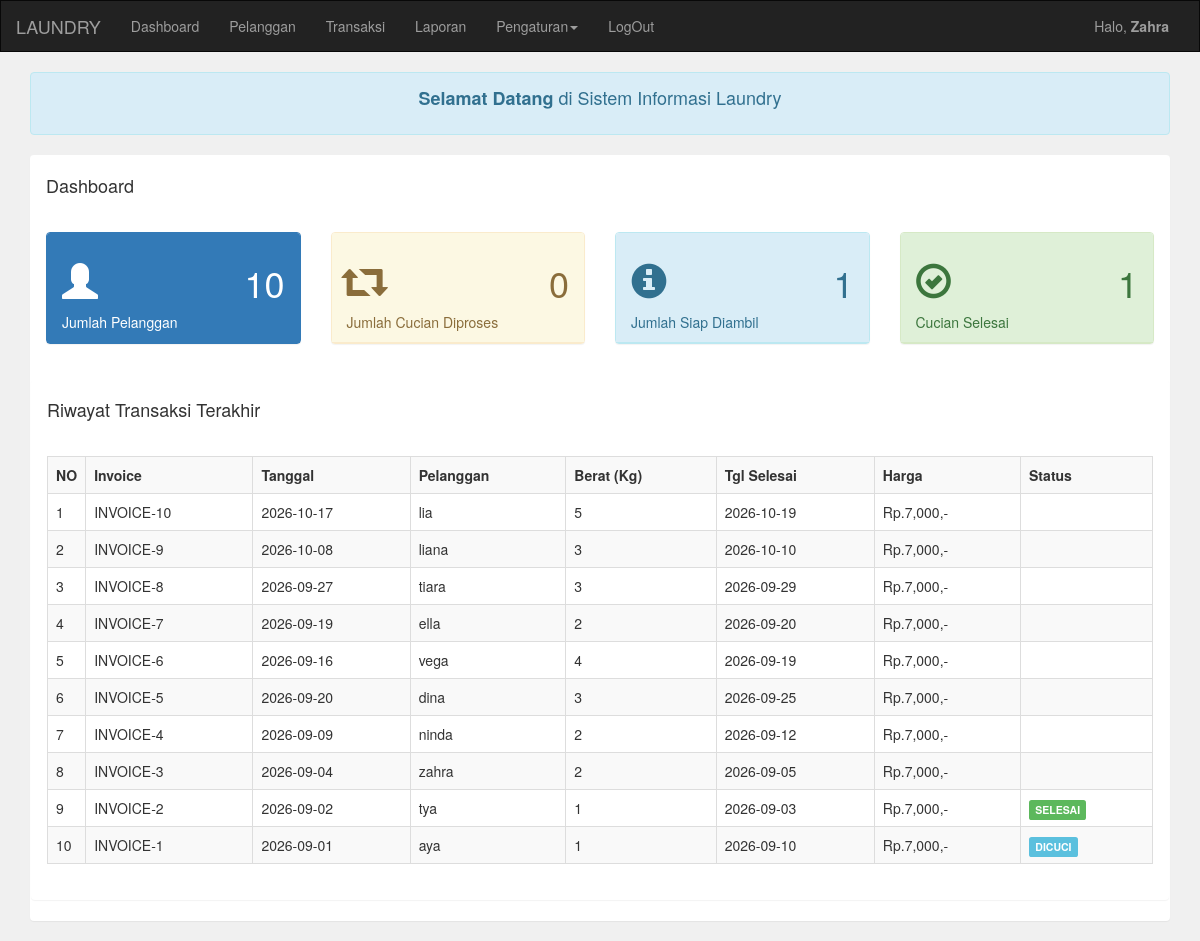
The page /laundry/admin/index.php on the database its author committed.
### tables this page shows
CREATE TABLE `transaksi` (
  `transaksi_id` int(11) NOT NULL,
  `transaksi_tgl` date NOT NULL,
  `pelanggan_id` int(11) NOT NULL,
  `transaksi_harga` int(11) NOT NULL,
  `transaksi_berat` int(11) NOT NULL,
  `transaksi_tgl_selesai` date NOT NULL,
  `transaksi_status` int(11) NOT NULL
);

CREATE TABLE `pelanggan` (
  `pelanggan_id` int(11) NOT NULL,
  `pelanggan_nama` varchar(255) NOT NULL,
  `pelanggan_hp` varchar(20) NOT NULL,
  `pelanggan_alamat` text NOT NULL
);

### laundry/admin/index.php (the view)
<?php
include 'header.php';
include '../koneksi.php';
?>
<div class="container">
    <div class="alert alert-info text-center">
        <h4><b>Selamat Datang</b> di Sistem Informasi Laundry</h4>
    </div>
    <div class="panel">
        <div class="panel-heading">
            <h4>Dashboard</h4>
    </div>
    <div class="panel-body">
        <div class="row">
        <div class="col-md-3">
            <div class="panel panel-primary">
                <div class="panel-heading">
                    <h1>
                        <i class="glyphicon glyphicon-user"></i>
                        <span class="pull-right">
                            <?php
                            $pelanggan = mysqli_query($koneksi,"select * from pelanggan");
                            echo mysqli_num_rows($pelanggan);
                            ?>
                        </span>
                    </h1>
                    Jumlah Pelanggan
                </div>
            </div>
            </div>
            <div class="col-md-3">
            <div class="panel panel-warning">
                <div class="panel-heading">
                    <h1>
                        <i class="glyphicon glyphicon-retweet"></i>
                        <span class="pull-right">
                            <?php
                            $proses = mysqli_query($koneksi,"select * from transaksi where transaksi_status='0'");
                            echo mysqli_num_rows($proses);
                            ?>
                        </span>
                    </h1>
                    Jumlah Cucian Diproses
                </div>
            </div>
            </div>
            <div class="col-md-3">
            <div class="panel panel-info">
                <div class="panel-heading">
                    <h1>
                        <i class="glyphicon glyphicon-info-sign"></i>
                        <span class="pull-right">
                            <?php
                            $proses = mysqli_query($koneksi,"select * from transaksi where transaksi_status='1'");
                            echo mysqli_num_rows($proses);
                            ?>
                        </span>
                    </h1>
                    Jumlah Siap Diambil
                </div>
            </div>
            </div>
            <div class="col-md-3">
            <div class="panel panel-success">
                <div class="panel-heading">
                    <h1>
                        <i class="glyphicon glyphicon-ok-circle"></i>
                        <span class="pull-right">
                            <?php
                            $proses = mysqli_query($koneksi,"select * from transaksi where transaksi_status='2'");
                            echo mysqli_num_rows($proses);
                            ?>
                        </span>
                    </h1>
                    Cucian Selesai
                </div>
            </div>
            </div>
        </div>
    </div>
    <div class="panel">
        <div class="panel-heading">
            <h4>Riwayat Transaksi Terakhir</h4>
        </div>
        <div class="panel-body">
            <table class="table table-bordered table-striped">
            <tr>
                <th width="1%">NO</th>
                <th>Invoice</th>
                <th>Tanggal</th>
                <th>Pelanggan</th>
                <th>Berat (Kg)</th>
                <th>Tgl Selesai</th>
                <th>Harga</th>
                <th>Status</th>
            </tr>
            <?php
            $data =mysqli_query($koneksi,"select * from pelanggan, transaksi where pelanggan.pelanggan_id =transaksi.pelanggan_id order by transaksi_id desc limit 10");
            $no = 1;
            while ($d=mysqli_fetch_array($data)) {
            ?>
            <tr>
                <td><?php echo $no++; ?></td>
                <td>INVOICE-<?php echo $d['transaksi_id']; ?></td>
                <td><?php echo $d['transaksi_tgl']; ?></td>
                <td><?php echo $d['pelanggan_nama']; ?></td>
                <td><?php echo $d['transaksi_berat']; ?></td>
                <td><?php echo $d['transaksi_tgl_selesai']; ?></td>
                <td><?php echo "Rp.".number_format( $d['transaksi_harga']).",-"; ?></td>
                <td>
                    <?php
                    if ( $d['transaksi_status']=="0") {
                        echo "<div class='label label-warning'>PROSES</div>";
                    }elseif ( $d['transaksi_status']=="1") {
                        echo "<div class='label label-info'>DICUCI</div>";
                    }elseif ( $d['transaksi_status']=="2") {
                        echo "<div class='label label-success'>SELESAI</div>";
                    }
                    ?>
            </tr>
            <?php
            }
            ?>
        </table>
    </div>
</div>
</div>

### laundry/admin/header.php (shortened to what this page needs)
<!DOCTYPE html>
<html>
<head>
    <link rel="stylesheet" type="text/css" href="../assets/css/bootstrap.css">
</head>
<body style="background: #f0f0f0;">
    <nav class="navbar navbar-inverse" style="border-radius: 0px;">
        <div class="container-fluid">
            <div class="navbar-header">
                <a class="navbar-brand" href="index.php">LAUNDRY</a>
            </div>
            <div class="collapse navbar-collapse" id="bs-example-navbar-collapse-1">
                <ul class="nav navbar-nav">
                    <li class="activ"><a href="index.php"><i class="glypicon glypicon-home"></i>Dashboard</a></li>
                    <li><a href="pelanggan.php"><i class="glypicon glypicon-user"></i>Pelanggan</a></li>
                    <li><a href="transaksi.php"><i class="glypicon glypicon-random"></i>Transaksi</a></li>
                    <li><a href="laporan.php"><i class="glypicon glypicon-list-alt"></i>Laporan</a></li>
                    <li class="dropdown">
                        <a href="#" class="dropdown-toggle" data-toggle="dropdown" role="button" aria-haspopup="true" aria-expanded="false"><i class="glypicon glypicon-wrench"></i>Pengaturan<span class="caret"></span></a>
                    </li>
                    <li><a href="logout.php"><i class="glypicon glypicon-log-out"></i>LogOut</a></li>
                </ul>
                <ul class="nav navbar-nav navbar-right">
                    <li><p class="navbar-text">Halo, <b><?php echo $_SESSION['username']??'Zahra'; ?></b></p></li>
                </ul>
            </div>
        </div>
    </nav>
</body>
</html>

### rows shown on the page
transaksi: transaksi_id "10", transaksi_tgl "2026-10-17", pelanggan.pelanggan_nama "lia", transaksi_berat "5", transaksi_tgl_selesai "2026-10-19", transaksi_harga "7,000"
transaksi: transaksi_id "9", transaksi_tgl "2026-10-08", pelanggan.pelanggan_nama "liana", transaksi_berat "3", transaksi_tgl_selesai "2026-10-10", transaksi_harga "7,000"
transaksi: transaksi_id "8", transaksi_tgl "2026-09-27", pelanggan.pelanggan_nama "tiara", transaksi_berat "3", transaksi_tgl_selesai "2026-09-29", transaksi_harga "7,000"
transaksi: transaksi_id "7", transaksi_tgl "2026-09-19", pelanggan.pelanggan_nama "ella", transaksi_berat "2", transaksi_tgl_selesai "2026-09-20", transaksi_harga "7,000"
transaksi: transaksi_id "6", transaksi_tgl "2026-09-16", pelanggan.pelanggan_nama "vega", transaksi_berat "4", transaksi_tgl_selesai "2026-09-19", transaksi_harga "7,000"
transaksi: transaksi_id "5", transaksi_tgl "2026-09-20", pelanggan.pelanggan_nama "dina", transaksi_berat "3", transaksi_tgl_selesai "2026-09-25", transaksi_harga "7,000"
transaksi: transaksi_id "4", transaksi_tgl "2026-09-09", pelanggan.pelanggan_nama "ninda", transaksi_berat "2", transaksi_tgl_selesai "2026-09-12", transaksi_harga "7,000"
transaksi: transaksi_id "3", transaksi_tgl "2026-09-04", pelanggan.pelanggan_nama "zahra", transaksi_berat "2", transaksi_tgl_selesai "2026-09-05", transaksi_harga "7,000"
transaksi: transaksi_id "2", transaksi_tgl "2026-09-02", pelanggan.pelanggan_nama "tya", transaksi_berat "1", transaksi_tgl_selesai "2026-09-03", transaksi_harga "7,000", transaksi_status "SELESAI"
transaksi: transaksi_id "1", transaksi_tgl "2026-09-01", pelanggan.pelanggan_nama "aya", transaksi_berat "1", transaksi_tgl_selesai "2026-09-10", transaksi_harga "7,000", transaksi_status "DICUCI"

### other values the page prints
$_SESSION['username'] "Zahra"
mysqli_num_rows($pelanggan) "10"
mysqli_num_rows($proses) "0"
mysqli_num_rows($proses) "1"
